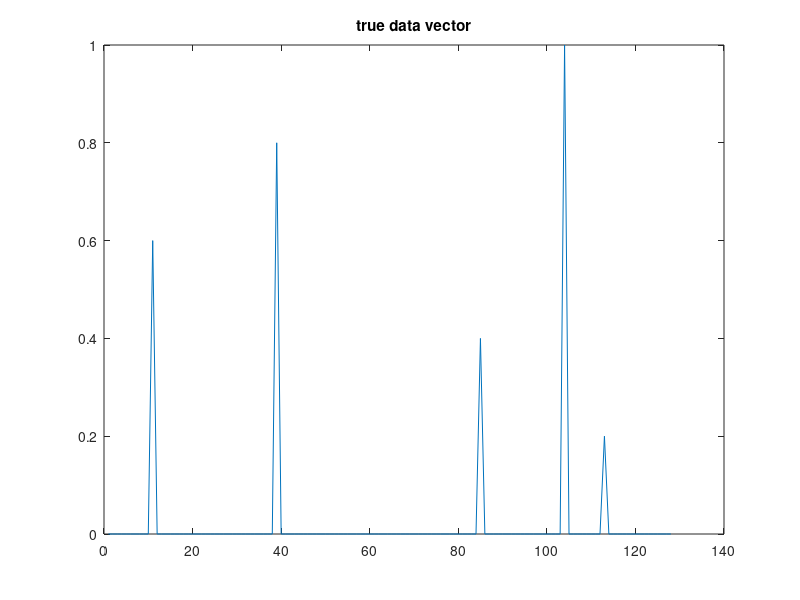
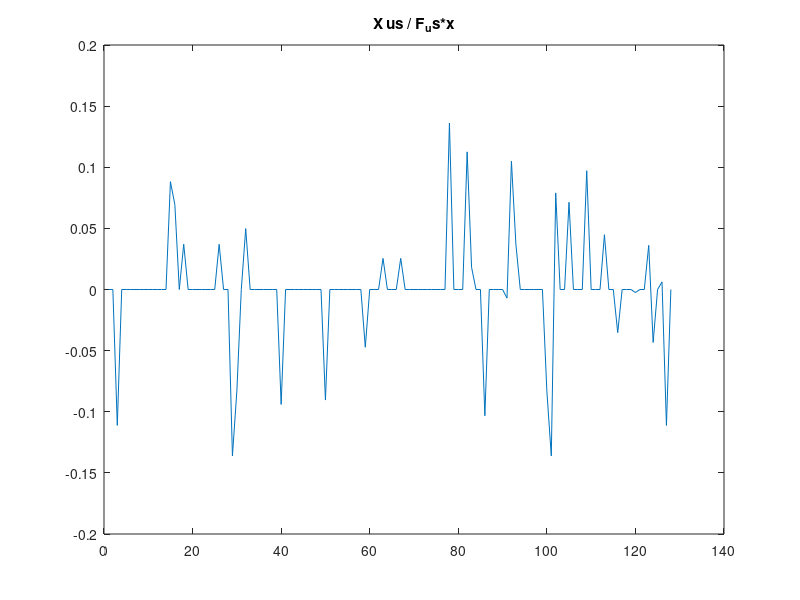

The MATLAB source for these figures, in order: (Note: this script raises an error after producing the figures.)
clear all
close all
clc
load("cs.mat")

% Show the sparse data and data mask
figure
plot(x);
title("true data vector")

figure;
plot(real(X_us));
title("X us / F_us*x");

% Create the initial x_est
x_est = zeros(128,1000);

error = double.empty;

step_size = 1;
epsilon = 0.1; % Stop criterion

disp("Initial error:")
disp(norm(F_us*x_est(:,1) - X_us, 2))
best_error = 1000
k = 1;
while norm(F_us*x_est(:,k) - X_us, 2) > epsilon && k < 50000
    % Calculate step size
    step_size = 1/k;

    % Check if the solution is holding to the constraint
    if norm(x_est(:,k), 1) > 3
        nabula = sign(x_est(:,k));
        %nabula = -nabula;
    else
        % Calculate first derivatives (direction)
        nabula = real(2*F_us'*F_us*x_est(:,k) - 2*F_us'*X_us);
    end

    x_est(:,k+1) = abs(x_est(:,k) - step_size*nabula);
    error = [error; norm(F_us*x_est(:,k) - X_us, 2)];
    
    if error(end) <= best_error
        best_x_est = x_est(:,k);
        best_error = error(end);
    end

    k = k + 1;
end

disp("Final error:") 
disp(norm(F_us*best_x_est - X_us, 2))

disp("Error with true vector")
disp(norm(best_x_est-x,2))

figure;
plot(error)
yscale("log")
title("Ërrör")

figure;
plot(real(best_x_est))
title("x estimated using Newton steps")
